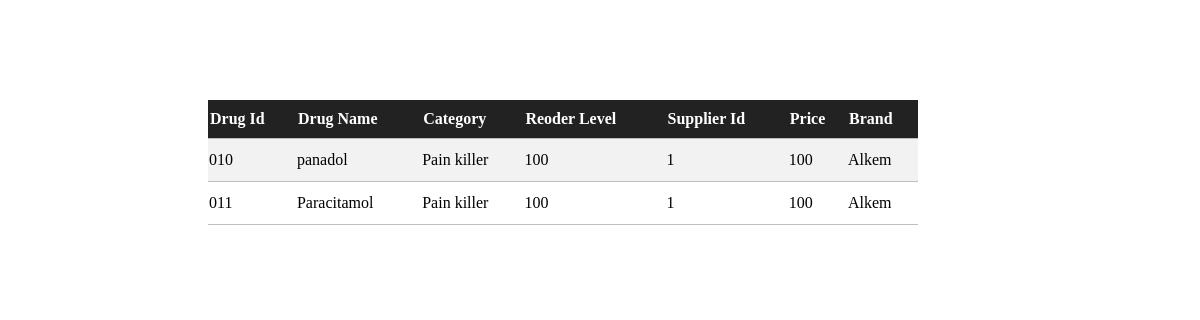
Before: /php/viewDrugs.php with the older database file.
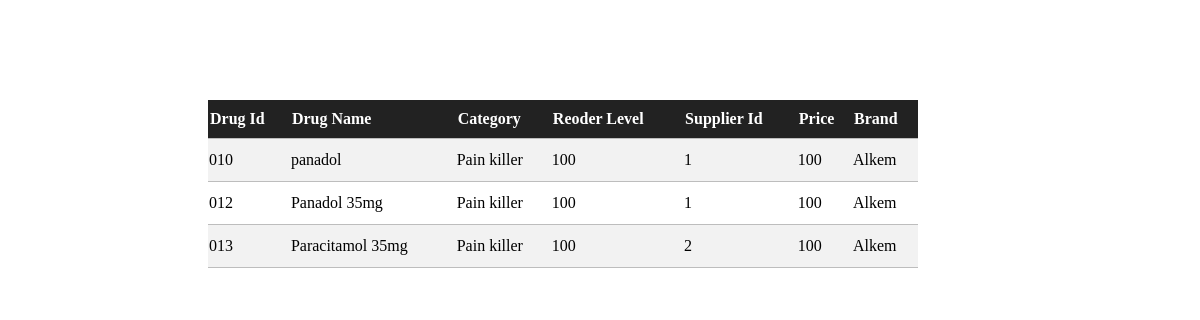
After: the same page with the newer database file.
### tables this page shows
CREATE TABLE `drug` (
  `drug_id` varchar(10) NOT NULL,
  `drug_name` varchar(50) NOT NULL,
  `category` varchar(30) NOT NULL,
  `reorder_level` int(20) NOT NULL,
  `supplier_id` varchar(11) NOT NULL,
  `price` int(10) NOT NULL,
  `brand` varchar(20) NOT NULL
);

### php/viewDrugs.php (the view, shortened to what this page needs)
<?php require_once('include/connection.php'); ?>
<!DOCTYPE html>
<html>
<head>
	<link rel="stylesheet" type="text/css" href="../css/viewDrugs.css">
</head>
<body>
	<table>
		<tr>
			<th>Drug Id</th>
			<th>Drug Name</th>
			<th>Category</th>
			<th>Reoder Level</th>
			<th>Supplier Id</th>
			<th>Price</th>
			<th>Brand</th>
		</tr>
<?php
	$sql = "SELECT drug_id,drug_name,category,reorder_level,supplier_id,price,brand FROM drug";
	$result = $con->query($sql);
	if($result-> num_rows > 0 ){
		while ($row = $result-> fetch_assoc()){
			echo "<tr>
					<td>".$row['drug_id']."</td>
					<td>".$row['drug_name']."</td>
					<td>".$row['category']."</td>
					<td>".$row['reorder_level']."</td>
					<td>".$row['supplier_id']."</td>
					<td>".$row['price']."</td>
					<td>".$row['brand']."</td>
				</tr>";
		}
	echo "</table";
	}
	else{
		echo "0 result";
	}
?>
	</table>
</body>
</html>

### css/viewDrugs.css (style rules this page uses)
table { margin-left: 200px; margin-top: 100px; width: 60%; border-collapse: collapse; text-align: left; }
tr { border-bottom: 1px solid #BDBDBD; }
tr:nth-child(even) { background-color: #f2f2f2; }
th { background-color: #222; color: white; padding: 10px 2px; }
td { border: none; height: 40px; }

Changed rows visible on the page:
removed drug: drug_id "011", drug_name "Paracitamol", category "Pain killer", reorder_level "100", supplier "1", price "100", brand "Alkem"
added drug: drug_id "012", drug_name "Panadol 35mg", category "Pain killer", reorder_level "100", supplier "1", price "100", brand "Alkem"
added drug: drug_id "013", drug_name "Paracitamol 35mg", category "Pain killer", reorder_level "100", supplier "2", price "100", brand "Alkem"
